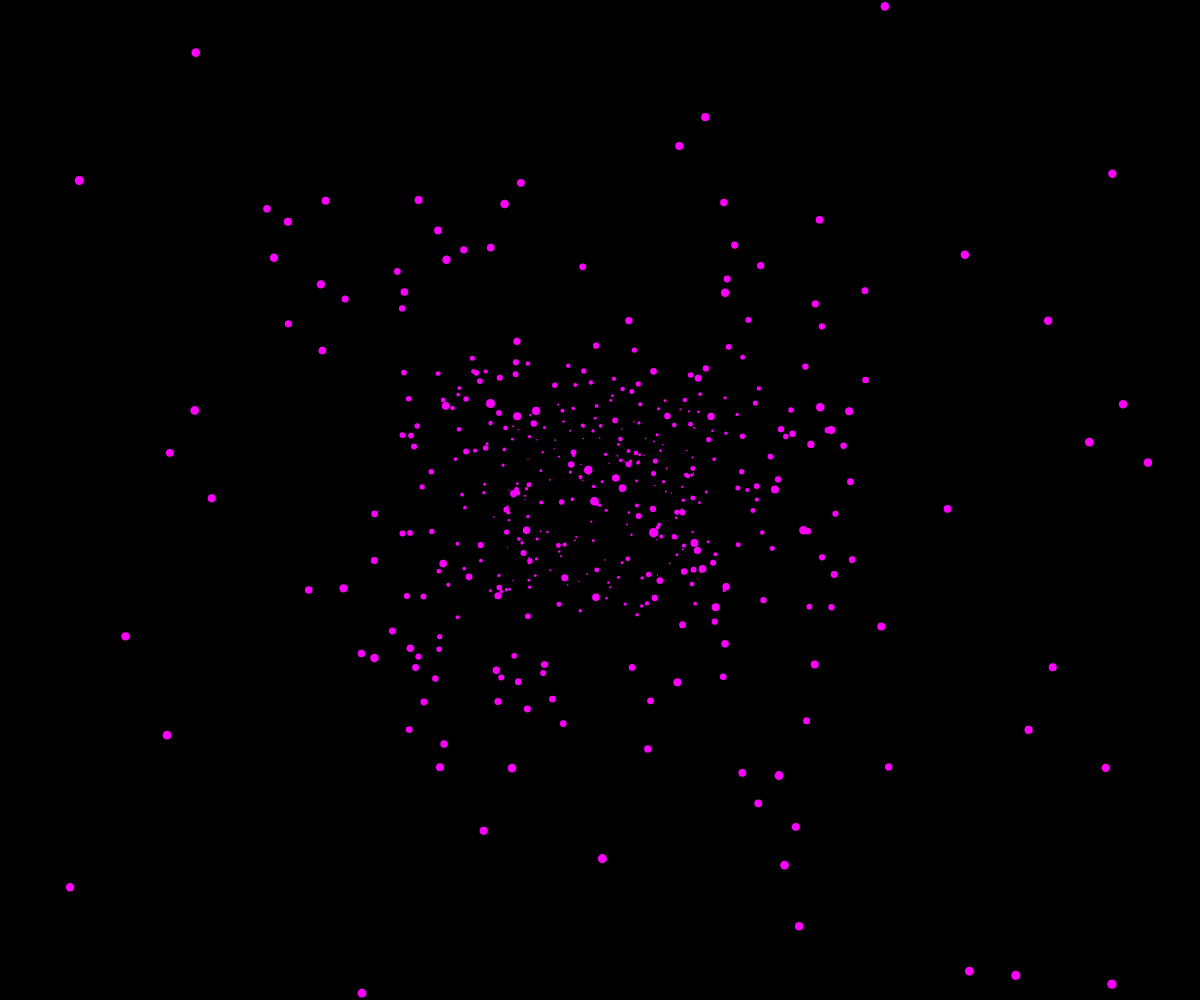
Frame 1 (no input)
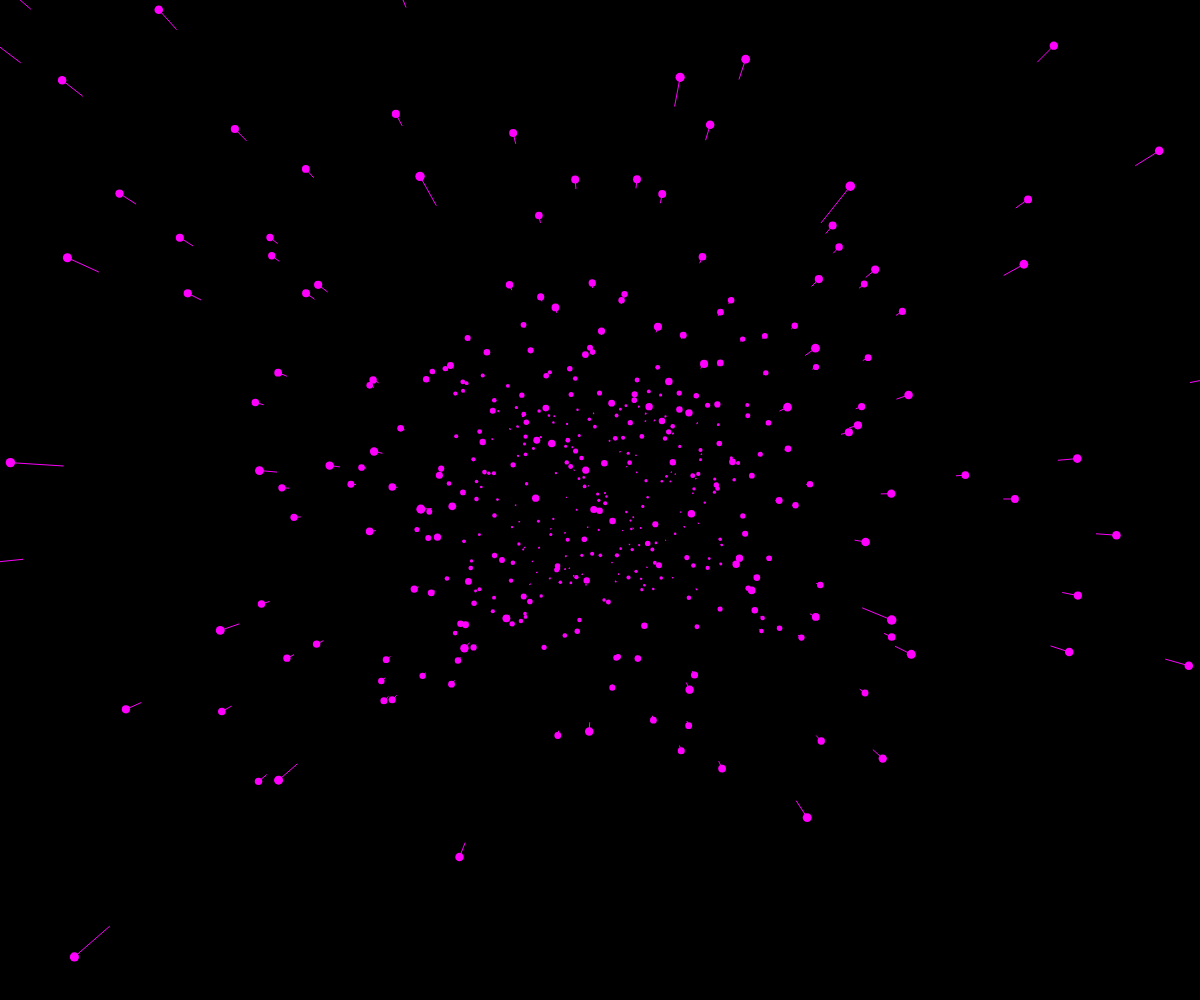
Frame 60 (no input)
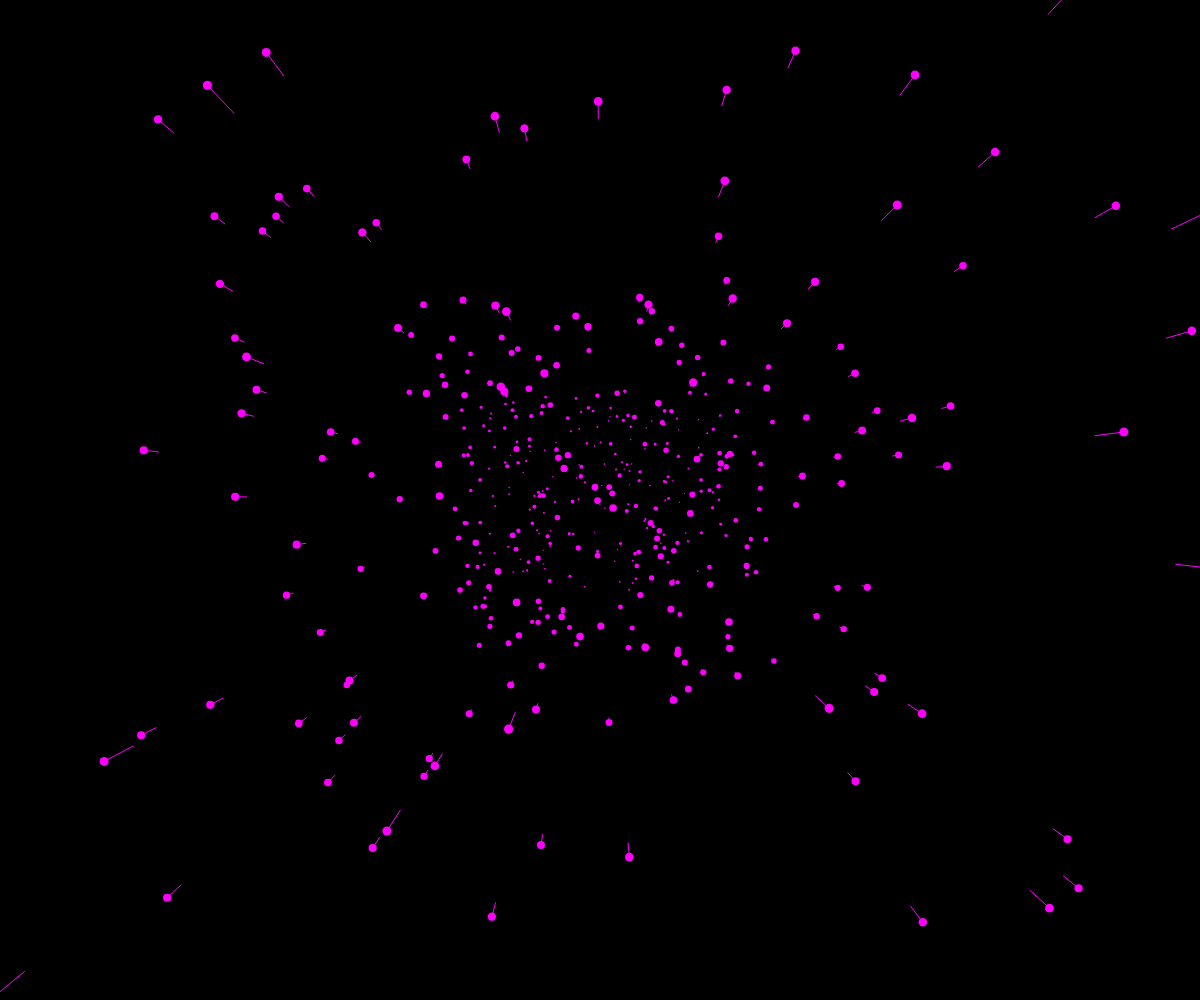
Frame 120 (the mouse pressed at the canvas centre since frame 60)

The p5.js sketch that drew these frames (run headless with seeded random() and noise() and a simulated clock; from frame 60 on, the mouse is pressed at the canvas centre):

// p5.js sketch
// ── sketch.js
let stars = [];
let factor = 100; // controls spreading of each particle from centre
let speed_slider;
function setup() {
  createCanvas(windowWidth, windowHeight);
  speed_slider = createSlider(0,20,8,0.1);
  for(let i=0;i<500;i++){
    stars[i] = createVector(
      random(-width*factor,width*factor),
      random(-height*factor,height*factor),
      random(width)
    );
    stars[i].pz = stars[i].z;
  }
}

function draw() {
  background(0);
  translate(width/2,height/2)

  for(let star of stars){
    let x = star.x/star.z;
    let y = star.y/star.z;
    let px = star.x/star.pz;
    let py = star.y/star.pz;
    let d = map(star.z,0,width,10,1); // near -> large far is small
    fill(255,0,255); // colour
    noStroke();
    circle(x,y,d);
    stroke(250,0,250); // outline
    line(x,y,px,py);

    star.pz = star.z;
    star.z -= speed_slider.value(); // kind of controls the speed
    if(star.z < 10){
      star.z = width;
      star.pz = width;
    }
  }
  
}
